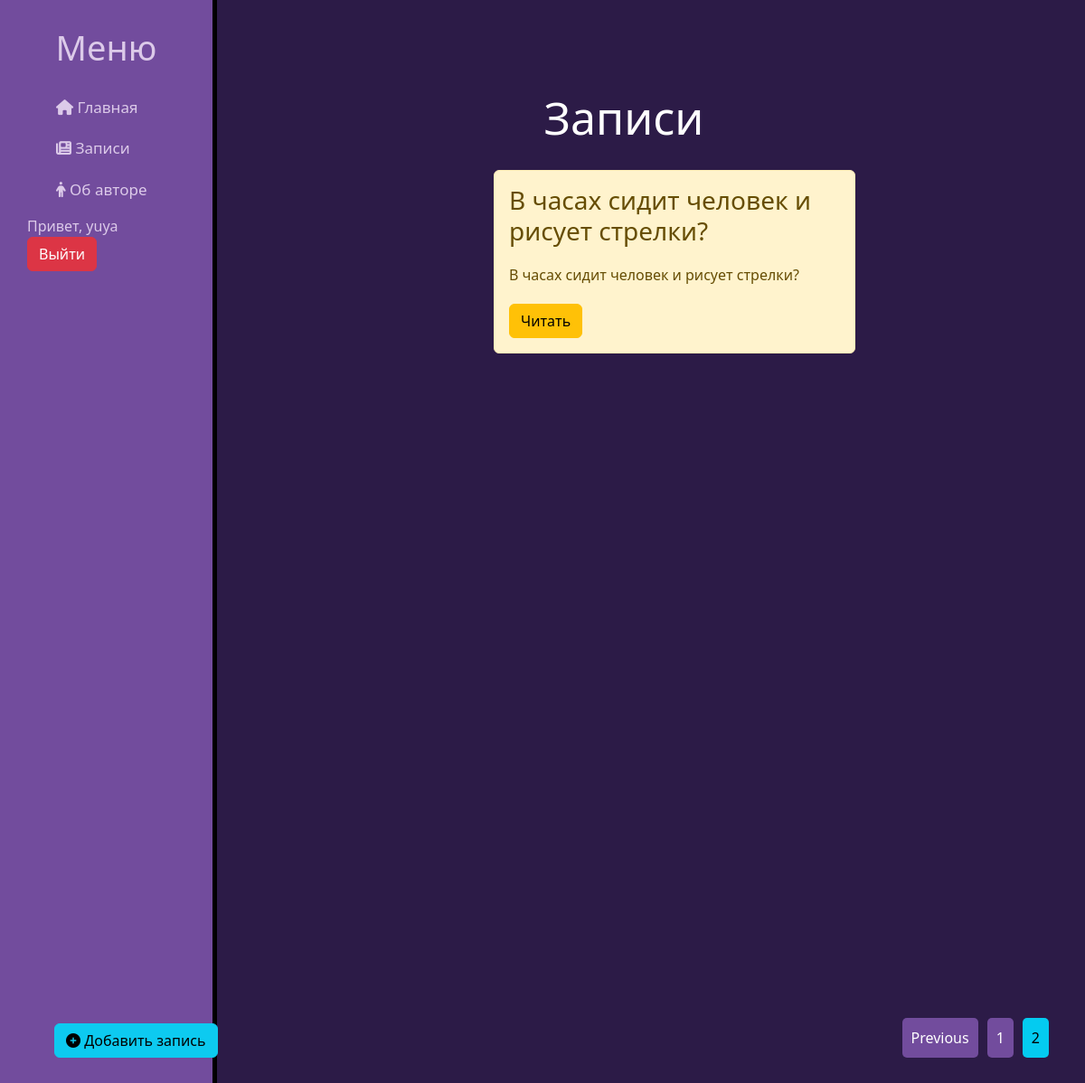
/news/?page=2 (signed in), run on the app's committed database.
### news/models.py (models this page shows, shortened)
class Articles(models.Model):
    user = models.ForeignKey(User, on_delete=models.CASCADE, verbose_name='Пользователь', default=None)
    title = models.CharField('Название', max_length=50)
    anons = models.CharField('Анонс', max_length=250)
    full_text = models.TextField('Статья')
    date = models.DateTimeField('Дата публикации')
    class Meta:
        verbose_name = 'Новость'
        verbose_name_plural = 'Новости'

### news/views.py (the view)
# urls.py: path('', views.news_home, name='news_home'),
def news_home(request):
    news = Articles.objects.order_by('-date')
    paginator = Paginator(news, 4)
    page = request.GET.get('page')
    try:
        news = paginator.page(page)
    except PageNotAnInteger:
        news = paginator.page(1)
    except EmptyPage:
        news = paginator.page(paginator.num_pages)
    return render(request, 'news/news_home.html', {'news': news})

### main/templatetags/user_tags.py (called while the page is built)
@register.filter
def current_username(request):
    return request.user.username

### news/templates/news/news_home.html (shortened to what this page needs)
{% extends 'main/layout.html' %}
{% block content %}
    <div class="features">
        <h1>Записи</h1>
        {% if news %}
        {% for el in news %}
            <div class="alert alert-warning">
                <h3>{{ el.title }}</h3>
                <p>{{ el.anons }}</p>
                <a href="{% url 'news_detail' el.id %}" class="btn btn-warning">Читать</a>
            </div>
        {% endfor %}
         <div class="pagination">
            {% if news.has_previous %}
                <a href="?page={{ news.previous_page_number }}" class="pagination-link">Previous</a>
            {% endif %}
            {% for num in news.paginator.page_range %}
                {% if num == news.number %}
                    <span class="current-page">{{ num }}</span>
                {% else %}
                    <a href="?page={{ num }}" class="pagination-link">{{ num }}</a>
                {% endif %}
            {% endfor %}
        </div>
        {% else %}
            <p>Нет записей</p>
        {% endif %}
    </div>
{% endblock %}

### main/templates/main/layout.html (shortened to what this page needs)
{% load static %}
{% load user_tags %}
<!doctype html>
<html lang="ru">
<head >
    <link rel="stylesheet" href="https://cdn.jsdelivr.net/npm/bootstrap@5.2.3/dist/css/bootstrap.min.css">
    <link rel="stylesheet" href="{% static 'main/css/main.css' %}">
    <link rel="stylesheet" href="https://kit.fontawesome.com/d916140cfc.js">
</head>
<body>
    <aside >
        <h3>Меню</h3>
        <ul>
            <a href="{% url 'home' %}" ><li><i class="fa-sharp fa-solid fa-house"></i> Главная</li></a>
            <a href="{% url 'news_home' %}"><li><i class="fa-solid fa-newspaper"></i></i> Записи</li></a>
            <a href="{% url 'about' %}"><li><i class="fa-sharp fa-solid fa-person"></i></i> Об авторе</li></a>
        </ul>
        <a class="AddBtn" href="{% url 'create' %}"><button  class="btn btn-info"><i class="fa-solid fa-circle-plus"></i> Добавить запись</button></a>
        <div class="rectangle">
            {% if user.is_authenticated %}
            <span class="hello">Привет, {{ request|current_username }}</span>
            <a class="LogoutBtn" href="{% url 'logout' %}" ><button  class="btn btn-danger">Выйти</button></a>
        {% else %}
            <a class="LogBtn" href="{% url 'login' %}"> <button  class="btn btn-success">Войти</button></a>
            <a class="RegBtn" href="{% url 'register' %}"><button  class="btn btn-info"> Зарегистрироваться</button></a>
        {% endif %}
    </div>
    </aside>
    <main>
        {% block content %}
    {% endblock %}
    </main>
</body>
</html>

### main/static/main/css/main.css (style rules this page uses)
body { background: #2C1B47; }
aside { float: left; background: #724C9D; width: 20%; padding: 2.5%; height: 150vh; color: #DCCAE9; border-right: 5px solid black; }
.pagination { position: fixed; right: 30px; bottom: 30px; }
.pagination-link { display: inline-block; padding: 10px; margin-right: 10px; background-color: #724C9D; color: white; text-decoration: none; border-radius: 5px; }
.current-page { display: inline-block; padding: 10px; margin-right: 10px; background-color: #04cbf0; color: black; text-decoration: none; border-radius: 5px; }
aside h3 { font-size: 38px; text-align: center; }
aside ul { margin-top: 30px; }
aside ul a { text-decoration: none; }
aside ul li { font-size: 17px; font-style: none; text-decoration: none; color: #DCCAE9; display: block; margin-top: 20px; transition: transform .6s ease; }
main .features { float: left; color: white; margin-top: 100px; text-align: center; width: 75%; }
main .features h1 { font-size: 50px; }
main .features p { max-width: 400px; margin: 20px auto; }
.alert-warning { float: left; clear: both; width: 400px; margin: 20px 34%; text-align: left; }
.AddBtn { text-decoration: none; position: fixed; left: 60px; bottom: 30px; }

### data on the page
Articles: title "В часах сидит человек и рисует стрелки?", anons "В часах сидит человек и рисует стрелки?"

### other printed values
{{ request|current_username }} "yuya"
{{ num }} "1"
{{ num }} "2"
